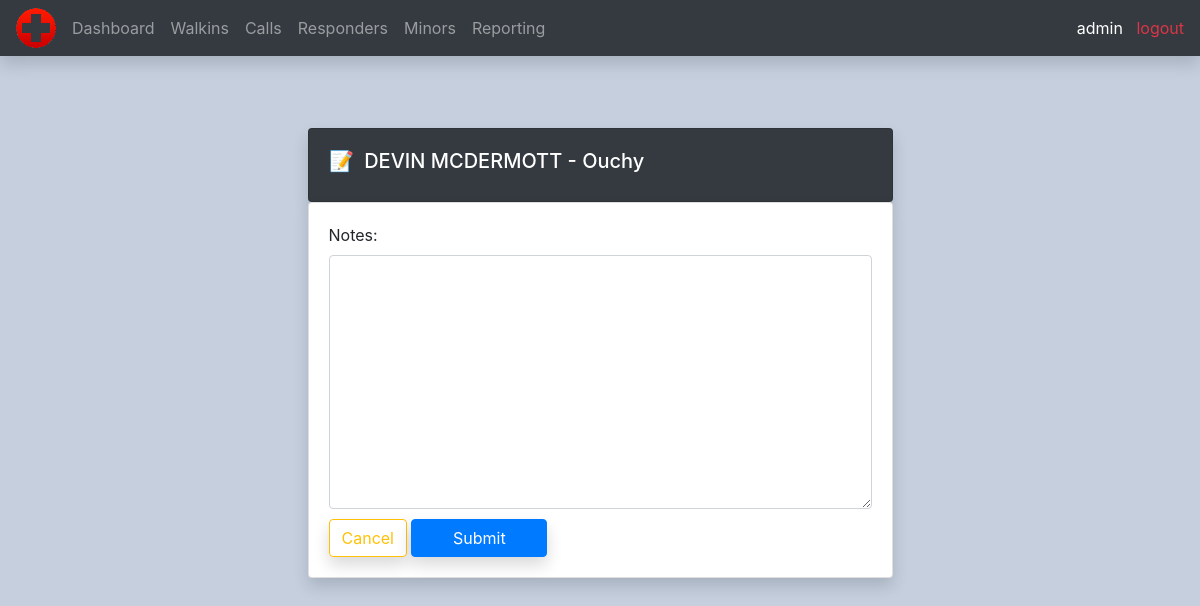
The page /walkin_notes/34/ (signed in) on the database its author committed.
### calls/models.py (models this page shows, shortened)
class Walkin(models.Model):
    DEPARTMENTS = (
        ('Culinary', 'Culinary'),
        ('Education', 'Education'),
        ('Entertainment', 'Entertainment'),
        ('Games', 'Games'),
        ('Grounds', 'Grounds'),
        ('Guest Relations', 'Guest Relations'),
        ('HR', 'HR'),
        ('Maintenance', 'Maintenance'),
        ('Merchandise', 'Merchandise'),
        ('Security', 'Security'),
        ('Traffic', 'Traffic'),
        ('Zoo', 'Zoo'),
    )
    datetime = models.DateTimeField(blank=True, auto_now_add=True, null=True)
    firstname = models.CharField(max_length=100, null=True)
    lastname = models.CharField(max_length=100, null=True)
    department = models.CharField(max_length=100, choices=DEPARTMENTS, null=True)
    reason = models.CharField(max_length=250, null=True)
    notes = models.TextField(max_length=500, blank=True, null=True)

### calls/decorators.py (the view)
        def wrapper_func(request, *args, **kwargs):
            group = None
            if request.user.groups.exists():
                group = request.user.groups.all()[0].name
            if group in allowed_roles:
                return view_func(request, *args, **kwargs)
            else:
                return HttpResponse('You are not authorized to view this page')

### calls/forms.py
class WalkinNotesForm(ModelForm):
    class Meta:
        model = Walkin
        fields = ['notes']
        widgets = {
            'notes': Textarea(attrs={'class': 'form-control', 'style': 'margin-bottom: 10px;'}),
        }

### calls/views.py (called while the page is built)
@login_required(login_url='login')
@allowed_users(allowed_roles=['Admin', 'Supervisors'])
def walkinNotes(request, pk):
    walkin = Walkin.objects.get(id=pk)
    form = WalkinNotesForm(instance=walkin)
    if request.method == 'POST':
        form = WalkinNotesForm(request.POST, instance=walkin)
        if form.is_valid():
            form.save()
            return redirect('/')
    context = {'form': form, 'walkin': walkin}
    return render(request, 'calls/walkin_notes.html', context)

### calls/templates/calls/walkin_notes.html (shortened to what this page needs)
{% extends 'calls/main.html' %}
{% load static %}
{% block content %}
<br>
<br>
<br>
<div class="row>">
    <div class="col-md-12">
        <div class="card card-body w-50 m-auto bg-dark text-white shadow">
            <h5>📝&nbsp {{ walkin.firstname }} {{ walkin.lastname }} - {{ walkin.reason }}</h5>
        </div>
        <div class="card card-body w-50 m-auto shadow">
            <form action="" method="POST">
                {{ form }}
                <a class="btn btn-outline-warning shadow" href="{% url 'home' %}">Cancel</a>
                <input class="btn btn-primary w-25 shadow" type="submit" name="Submit">
            </form>
        </div>
    </div>
</div>
{% endblock %}

### calls/templates/calls/navbar.html (shortened to what this page needs)
{% load static %}
<nav class="navbar navbar-expand-lg navbar-dark bg-dark shadow">
  <img src="{% static 'images/logo.png' %}" id="logo" class="mr-2">
  <div class="collapse navbar-collapse" id="navbarNav">
    {% with url_name=request.resolver_match.url_name %}
    <ul class="navbar-nav">
      <li class="nav-item {% if url_name == 'home' %}active{% endif%}">
        <a class="nav-link" href="{% url 'home' %}">Dashboard</a>
      </li>
      <li class="nav-item {% if url_name == 'all_walkins' %}active{% endif%}">
        <a class="nav-link" href="{% url 'all_walkins' %}">Walkins</a>
      </li>
      <li class="nav-item {% if url_name == 'all_calls' %}active{% endif%}">
        <a class="nav-link" href="{% url 'all_calls' %}">Calls</a>
      </li>
      <li class="nav-item {% if url_name == 'all_responders' %}active{% endif%}">
        <a class="nav-link" href="{% url 'all_responders' %}">Responders</a>
      </li>
      <li class="nav-item {% if url_name == 'all_minors' %}active{% endif%}">
        <a class="nav-link" href="{% url 'all_minors' %}">Minors</a>
      </li>
      <li class="nav-item {% if url_name == 'reporting' %}active{% endif%}">
        <a class="nav-link" href="{% url 'reporting' %}">Reporting</a>
      </li>
    </ul>
    {% endwith %}
  </div>
  <div>
    <span><a class="text-white">{{ request.user }}</a></span>
    <span><a class="text-danger" href="{% url 'logout' %}">&nbsp logout</a></span>
  </div>
</nav>

### static/css/main.css (style rules this page uses)
body { background-color: #c5cfde; }

### rows shown on the page
Walkin: firstname "DEVIN", lastname "MCDERMOTT", reason "Ouchy"

### other values the page prints
{{ request.user }} "admin"
